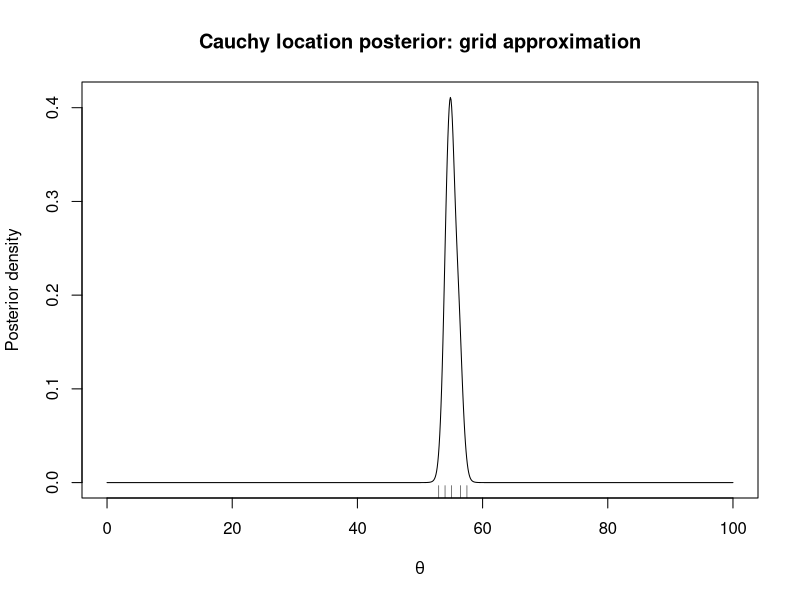
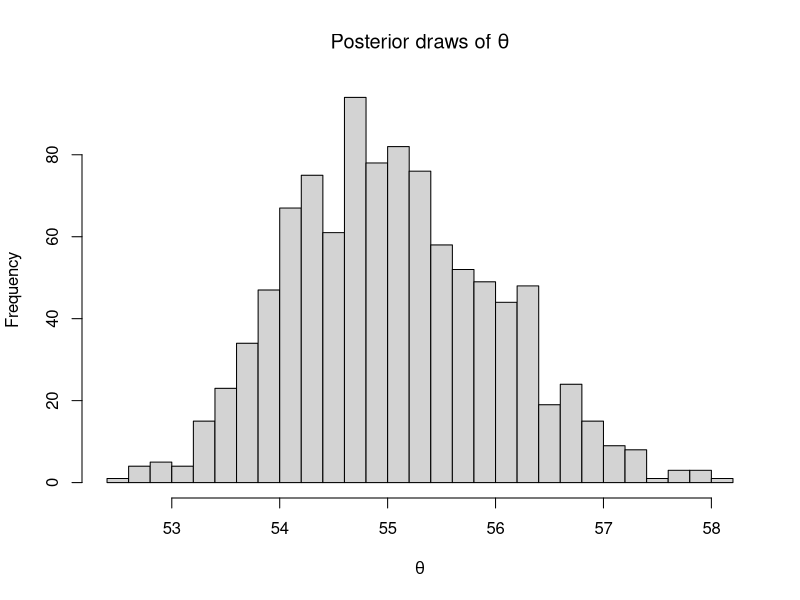
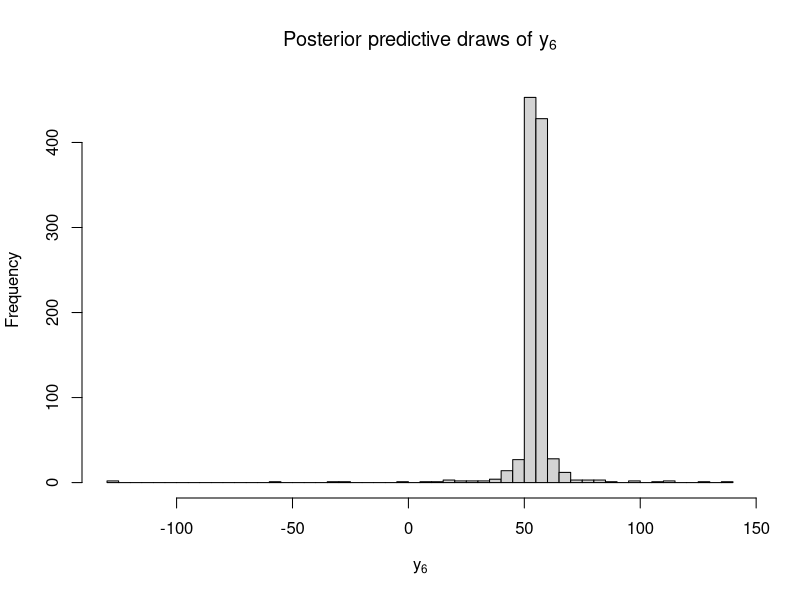
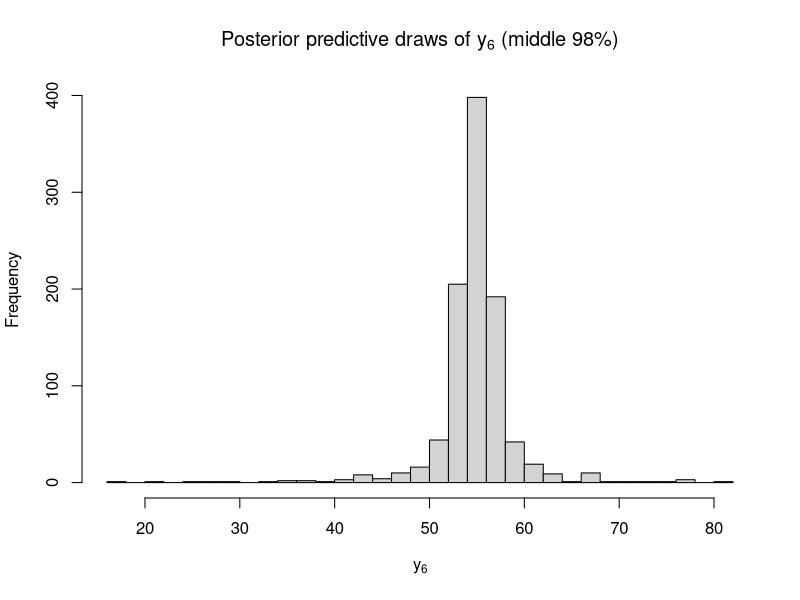

The R script that drew these images, in order:
# Project 01 / Analysis 03
# Cauchy Location Model with Grid Approximation
#
# Purpose:
#   Approximate the posterior distribution for the unknown center of a Cauchy
#   distribution using a grid, then simulate posterior and posterior predictive draws.
#
# How to run:
#   Open this file in VS Code and press Source.
#   The script assumes VS Code is opened at the repository root:
#   bayesian-statistical-theory-methods/

# -----------------------------
# Project setup
# -----------------------------

out_dir <- "projects/01-bayesian-updating-and-simulation-basics/analyses/03-cauchy-location-grid-approximation"
fig_dir <- file.path(out_dir, "figures")
results_dir <- file.path(out_dir, "results")

dir.create(fig_dir, showWarnings = FALSE, recursive = TRUE)
dir.create(results_dir, showWarnings = FALSE, recursive = TRUE)

set.seed(927001)

# -----------------------------
# Data and posterior grid
# -----------------------------

observed_y <- c(53, 54, 55, 56.5, 57.5)
n_grid <- 1000
theta_grid <- seq(0, 100, length.out = n_grid)
dtheta <- theta_grid[2] - theta_grid[1]

# Log unnormalized posterior:
# p(theta | y) proportional to prod_i 1 / (1 + (y_i - theta)^2)
# for theta in [0, 100].
log_weight <- sapply(theta_grid, function(theta) {
  -sum(log(1 + (observed_y - theta)^2))
})

# Stabilize before exponentiating.
log_weight <- log_weight - max(log_weight)
weight <- exp(log_weight)

posterior_density <- weight / sum(weight * dtheta)
posterior_mass <- weight / sum(weight)

posterior_grid <- data.frame(
  theta = theta_grid,
  posterior_density = posterior_density,
  posterior_mass = posterior_mass
)

write.csv(
  posterior_grid,
  file = file.path(results_dir, "cauchy_posterior_grid.csv"),
  row.names = FALSE
)

# -----------------------------
# Posterior and posterior predictive simulation
# -----------------------------

theta_draws <- sample(
  theta_grid,
  size = 1000,
  replace = TRUE,
  prob = posterior_mass
)

y6_draws <- rcauchy(
  n = length(theta_draws),
  location = theta_draws,
  scale = 1
)

posterior_summary <- data.frame(
  quantity = c("mean", "median", "sd", "q025", "q975", "grid_mode"),
  value = c(
    mean(theta_draws),
    median(theta_draws),
    sd(theta_draws),
    quantile(theta_draws, 0.025),
    quantile(theta_draws, 0.975),
    theta_grid[which.max(posterior_density)]
  )
)

predictive_summary <- data.frame(
  quantity = c("mean", "median", "sd", "q025", "q975"),
  value = c(
    mean(y6_draws),
    median(y6_draws),
    sd(y6_draws),
    quantile(y6_draws, 0.025),
    quantile(y6_draws, 0.975)
  )
)

write.csv(
  posterior_summary,
  file = file.path(results_dir, "theta_posterior_summary.csv"),
  row.names = FALSE
)

write.csv(
  predictive_summary,
  file = file.path(results_dir, "y6_predictive_summary.csv"),
  row.names = FALSE
)

write.csv(
  data.frame(theta = theta_draws),
  file = file.path(results_dir, "theta_posterior_draws.csv"),
  row.names = FALSE
)

write.csv(
  data.frame(y6 = y6_draws),
  file = file.path(results_dir, "y6_predictive_draws.csv"),
  row.names = FALSE
)

# -----------------------------
# Plots
# -----------------------------

png(file.path(fig_dir, "01_cauchy_posterior_density.png"), width = 1200, height = 800, res = 150)
plot(
  theta_grid,
  posterior_density,
  type = "l",
  xlab = expression(theta),
  ylab = "Posterior density",
  main = "Cauchy location posterior: grid approximation"
)
rug(observed_y)
dev.off()

png(file.path(fig_dir, "02_theta_posterior_draws.png"), width = 1200, height = 800, res = 150)
hist(
  theta_draws,
  breaks = 30,
  xlab = expression(theta),
  main = expression("Posterior draws of " * theta)
)
dev.off()

png(file.path(fig_dir, "03_y6_posterior_predictive_draws.png"), width = 1200, height = 800, res = 150)
hist(
  y6_draws,
  breaks = 40,
  xlab = expression(y[6]),
  main = expression("Posterior predictive draws of " * y[6])
)
dev.off()

# A zoomed version is useful because Cauchy predictive draws can contain very large outliers.
y6_limits <- quantile(y6_draws, probs = c(0.01, 0.99))

png(file.path(fig_dir, "04_y6_posterior_predictive_draws_zoom.png"), width = 1200, height = 800, res = 150)
hist(
  y6_draws[y6_draws >= y6_limits[1] & y6_draws <= y6_limits[2]],
  breaks = 40,
  xlab = expression(y[6]),
  main = expression("Posterior predictive draws of " * y[6] * " (middle 98%)")
)
dev.off()

cat("Analysis 03 complete.\n")
cat("Figures saved to: ", fig_dir, "\n", sep = "")
cat("Results saved to: ", results_dir, "\n", sep = "")
